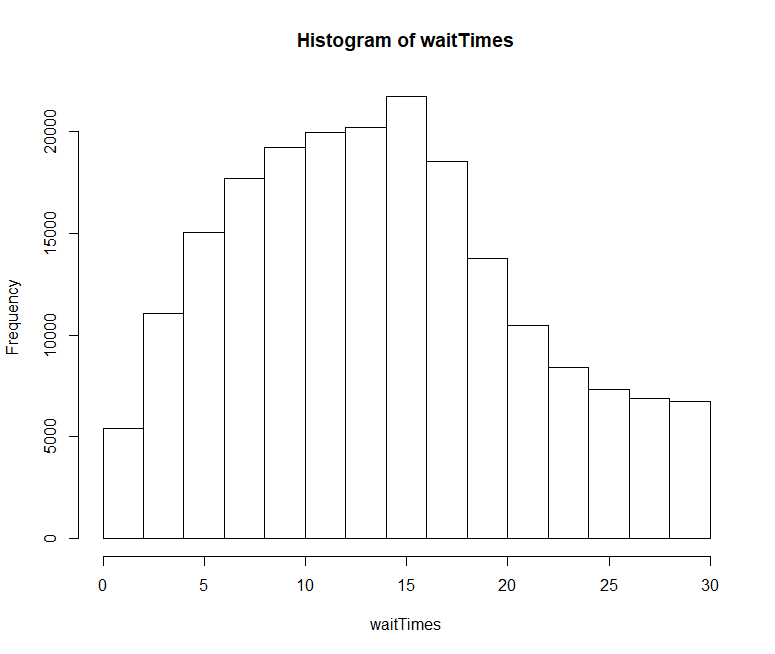

R code for this plot:
barbers<-as.data.frame(expand.grid(1:15, 1:15, 1:15, 1:15, c(F,T)))
returnWait <- function(x){
  tiffany<- unlist(x[1])
  barber<- unlist(x[2:4])
  tiffanyWanted <- unlist(x[5])
  if (tiffanyWanted){
    time <- tiffany + 15
  }
  else{
    if (all(tiffany < barber)){
      time <- tiffany + 15
    }
    else{
      time <- tiffany
    }
  }
  return(time)
}
waitTimesWant<-apply(barbers[barbers$Var5==T,], 1, returnWait)
waitTimesNoWant<-apply(barbers[barbers$Var5==F,], 1, returnWait)

waitTimes <- c(waitTimesWant,waitTimesNoWant,waitTimesNoWant,waitTimesNoWant)

mean(waitTimes)
hist(waitTimes)
